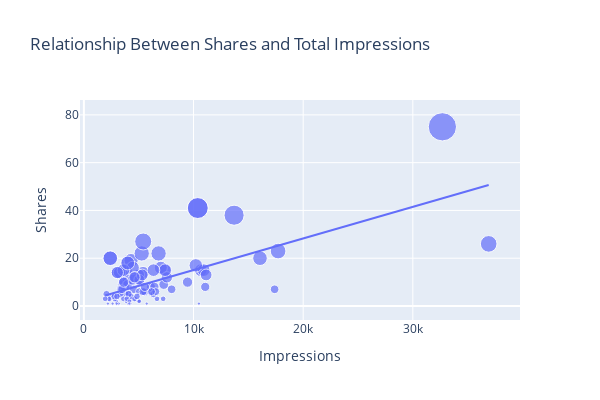

This figure's notebook cell:
### Markdown cell above
#### 🔄 **Share Analysis**

### Code cell
figure = px.scatter(data_frame = data, x="Impressions",
                    height=400, width=600,
                    y="Shares", size="Shares", trendline="ols", 
                    title = "Relationship Between Shares and Total Impressions")
figure.show()
